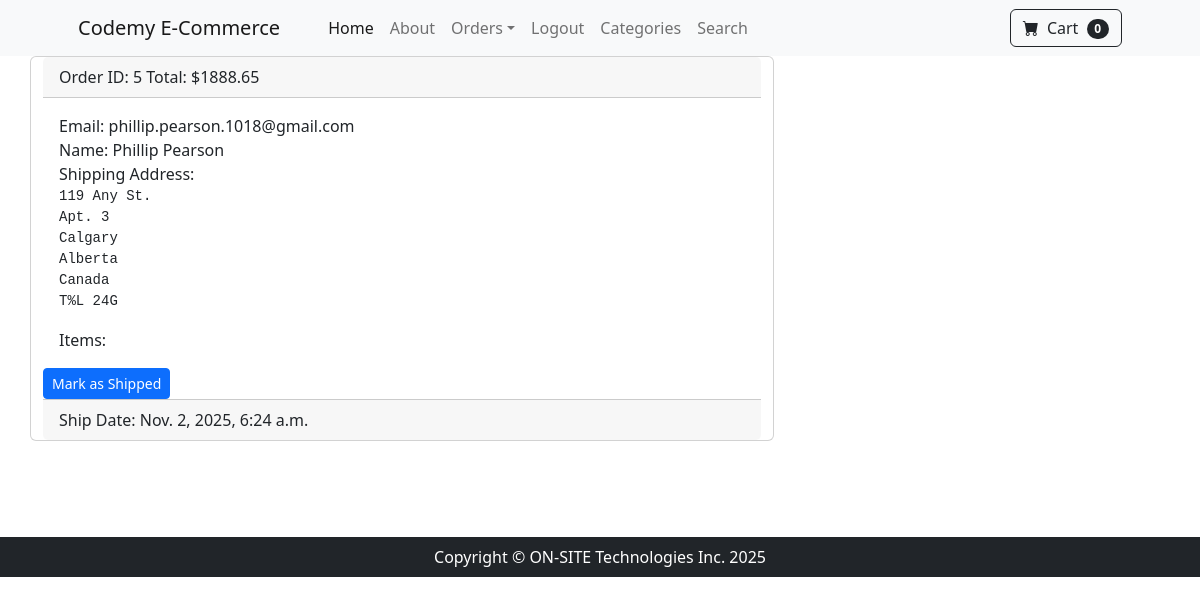
/payment/orders/5 (signed in), run on an earlier commit of the app's database.
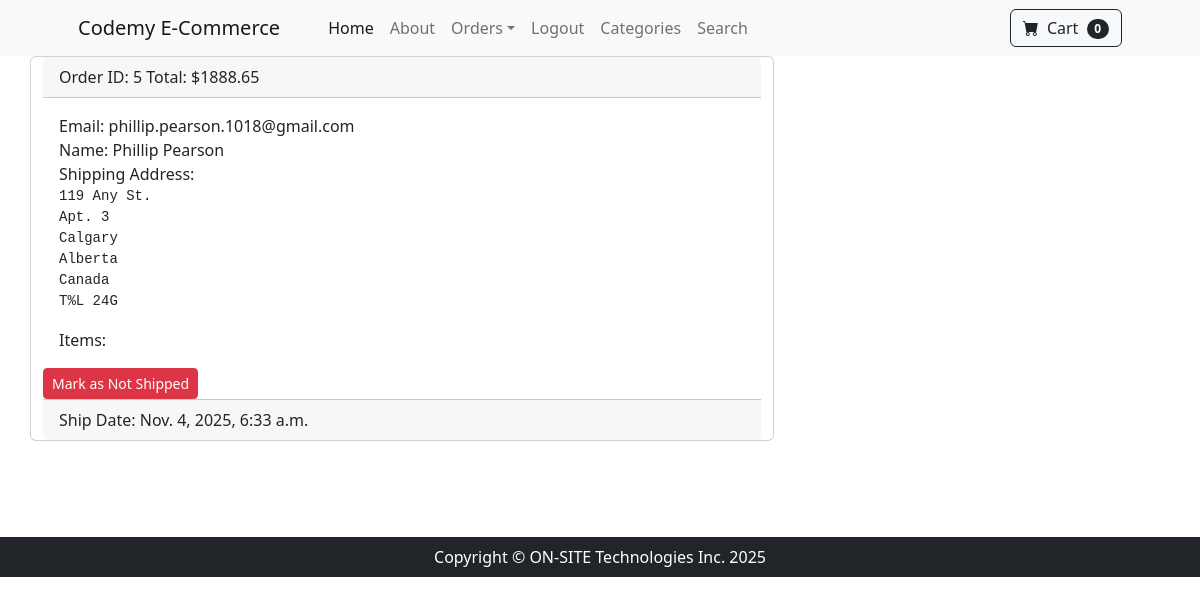
And on a later commit of the database.
### payment/models.py (models this page shows, shortened)
class Order(models.Model):
  user = models.ForeignKey(User, on_delete=models.CASCADE, null=True, blank=True)
  full_name = models.CharField(max_length=250, blank=True)
  email = models.EmailField(max_length=250, blank=True)
  shipping_address = models.TextField(max_length=20000, blank=True)
  amount_paid = models.DecimalField(max_digits=10, decimal_places=2)
  date_ordered = models.DateTimeField(auto_now_add=True)
  shipped = models.BooleanField(default=False)
  date_shipped = models.DateTimeField(blank=True, null=True)

### payment/views.py (the view, shortened to what this page needs)
# urls.py: path('orders/<int:pk>', views.orders, name='orders'),
def orders(request, pk):
  if request.user.is_authenticated and request.user.is_superuser:
    order = Order.objects.get(id=pk)
    order_items = OrderItem.objects.filter(order=pk)
    return render(request, 'payment/orders.html', {'order': order, 'order_items': order_items})
  else:
    messages.warning(request, 'Access Forbidden!')
    return redirect('home')

### cart/cart.py (called while the page is built)
  def __len__(self):
    return len(self.cart)

### cart/context_processors.py (called while the page is built)
def cart(request):
  return {'cart': Cart(request)}

### payment/templates/payment/orders.html (shortened to what this page needs)
{% extends 'base.html' %}
{% block content %}
<div class="container">
  <div class="row col-8">
      <div class="card">
        <div class="card-header">
          Order ID: {{ order.id }} Total: ${{ order.amount_paid }}
        </div>
        <div class="card-body">
          Email: {{ order.email }} <br>
          Name: {{ order.full_name }} <br>
          Shipping Address: <pre>{{ order.shipping_address }} </pre>
          Items: <br>
        </div>
        {% if not order.shipped %}
          <form method="POST">
            <button type="submit" class="btn btn-primary btn-sm">Mark as Shipped</button>
          </form>
        {% else %}
          <form method="POST">
            <button type="submit" class="btn btn-danger btn-sm">Mark as Not Shipped</button>
          </form>
        {% endif %}
        <div class="card-footer text-body-secondary">
          {% if order.date_shipped %}
            Ship Date: {{ order.date_shipped }}
          {% else %}
            Order Date: {{ order.date_ordered }}
          {% endif %} <br>
        </div>
     </div>
  </div>
  <br><br>
<br><br>
</div>
{% endblock %}

What changed in the data, as far as the page shows it:
changed Order "phillip.pearson.1018@gmail.com": shipped False → True (drawn); date_shipped "Nov. 2, 2025, 6:24 a.m." → "Nov. 4, 2025, 6:33 a.m."
Also different on the page:
text no longer shown: "Mark as Shipped"
text now shown: "Mark as Not Shipped"
